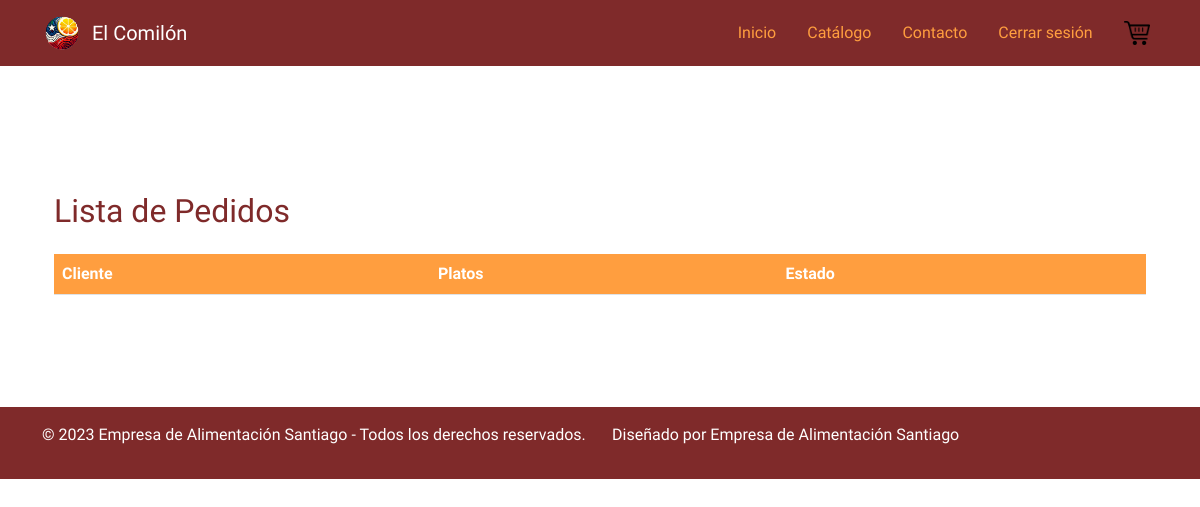
Before: /pedidos/ (signed in) with the older database file.
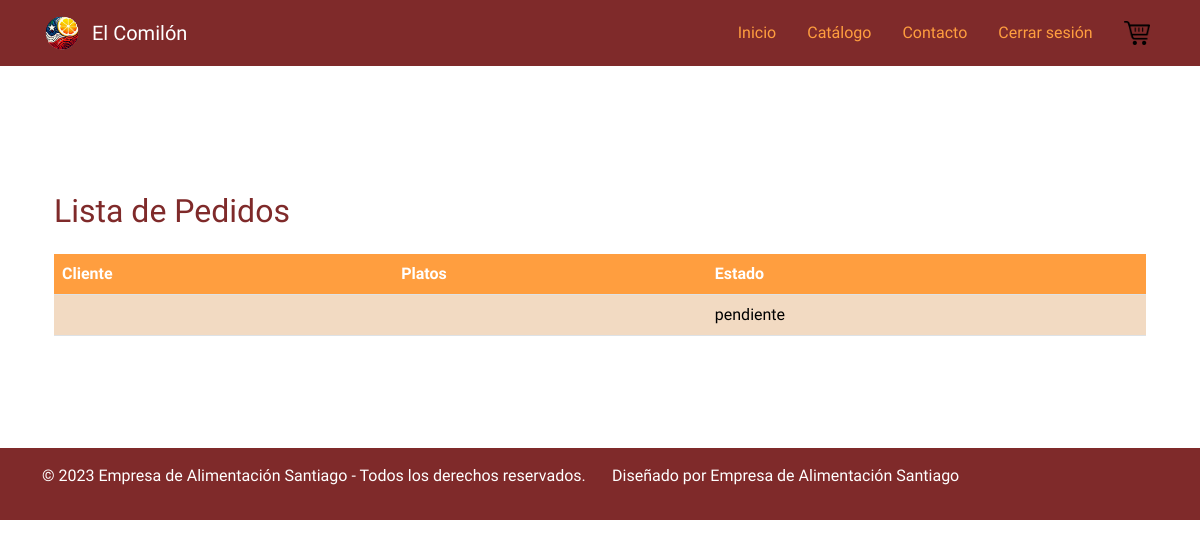
After: the same page with the newer database file.
### gestion_pedidos/models.py (models this page shows, shortened)
class Pedido(models.Model):
    usuario = models.ForeignKey(settings.AUTH_USER_MODEL, on_delete=models.CASCADE, related_name='pedidos')
    ESTADO_PEDIDO = [
        ('pendiente', 'Pendiente'),
        ('en_proceso', 'En Proceso'),
        ('en_camino', 'En Camino'),
        ('entregado', 'Entregado'),
        ('cancelado', 'Cancelado'),
    ]
    cliente = models.ForeignKey(Cliente, on_delete=models.CASCADE, related_name='pedidos', null=True, blank=True)
    platos = models.ManyToManyField(Plato, through='DetallePedido')
    fecha_hora_pedido = models.DateTimeField(default=timezone.now)
    fecha_hora_entrega = models.DateTimeField()
    estado = models.CharField(max_length=100, choices=ESTADO_PEDIDO, default='pendiente')
    repartidor = models.ForeignKey(Repartidor, on_delete=models.SET_NULL, null=True, blank=True)

### gestion_pedidos/views.py (the view)
# urls.py: path('pedidos/', views.lista_pedidos, name='lista_pedidos'),
@login_required
def lista_pedidos(request):
    pedidos = Pedido.objects.all()
    return render(request, 'gestion_pedidos/lista_pedidos.html', {'pedidos': pedidos})

### accounts/models.py (called while the page is built)
    @property
    def es_usuario_empresa(self):
        return self.email.endswith('@elcomilon.com')

### gestion_pedidos/templates/gestion_pedidos/lista_pedidos.html (shortened to what this page needs)
{% extends 'gestion_pedidos/../base.html' %}
{% block content %}
<div class="container mt-5">
    <h2 class="my-4">Lista de Pedidos</h2>
    <table class="table table-striped">
        <thead>
            <tr>
                <th>Cliente</th>
                <th>Platos</th>
                <th>Estado</th>
            </tr>
        </thead>
        <tbody>
        {% for pedido in pedidos %}
            <tr>
                <td>{{ pedido.cliente.nombre }}</td>
                <td>
                </td>
                <td>{{ pedido.estado }}</td>
            </tr>
        {% endfor %}
        </tbody>
    </table>
</div>
{% endblock %}

Changed rows visible on the page:
added Pedido: estado "pendiente"
